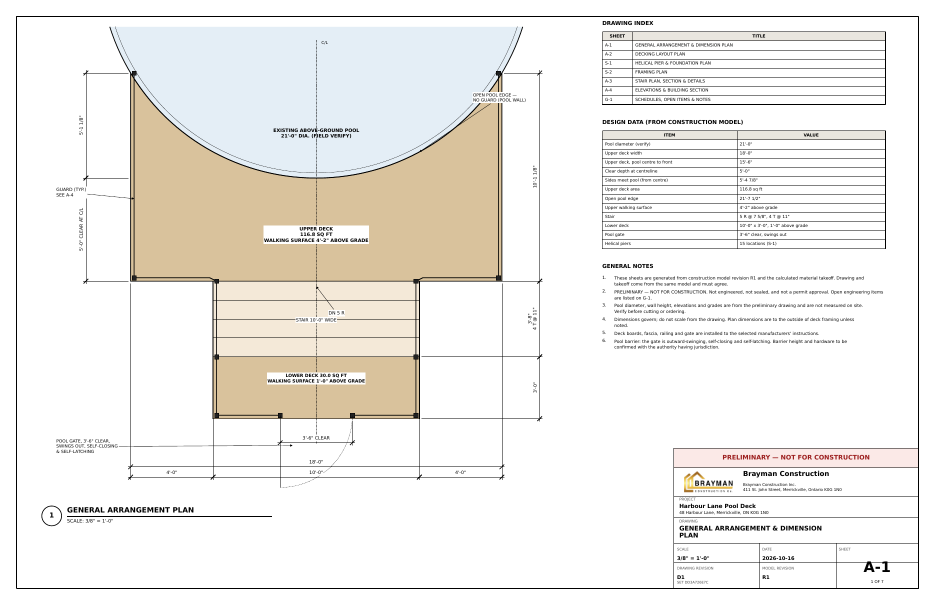
#> input picture docs/storybook/assets/documents/pages/18-construction-drawings-page-1.png, 1870 x 1210 px (shown at 1/2 size)
$ python -i deck.py   (imports and definitions only)
#> lines starting #> are read from the running program, lines starting #| are printed output that depends on the picture
"""Screen-first CalibraytAI Storybook engine (21 Oct 2026).

Feedback: the flipbooks showed letter-size print pages as pictures, two at a time, so body text was ~6-7 px on a laptop.
This engine renders every page as real HTML text on a wide 16:10 page that fills the screen one page at a time.
Type is sized from the page width (body about 22 px on a 13-inch laptop); on a phone the pages reflow into a
scrolling column with fixed, readable sizes. Live calculators are real inputs. Same visual identity: CalibraytAI
navy and gold, Gelasio headings, IBM Plex Sans text, the approved photographs, artwork and actual screens.
"""
import base64, hashlib, html, io, json, os
from PIL import Image

E = html.escape
S = "/tmp/claude-0/-home-claude/93001464-bbef-59f1-b978-132f6dd14297/scratchpad"
FONTS = f"{S}/nbuild/assets"


def _font(fam, w, style, f):
    b = base64.b64encode(open(f"{FONTS}/{f}", "rb").read()).decode()
    return f'@font-face{{font-family:{fam};font-weight:{w};font-style:{style};font-display:swap;src:url(data:font/woff2;base64,{b}) format("woff2")}}'


# [6 lines that did not run here, left out]

_cache = {}


def img(path, w=1800, q=80, crop=None):
    """Embed an image as WebP (photos and screens), resized for the screen."""
#> called with w = 1800, q = 80
    key = (path, w, q, crop)
    if os.environ.get("IMGLOG"):
        open(os.environ["IMGLOG"], "a").write(path + "\n")
    if key in _cache:
        return _cache[key]
    im = Image.open(path)
#> im is the input picture: PIL image 1870x1210 RGB; mean R, G, B 240, 237.9, 234.2
    im = im.convert("RGBA" if im.mode in ("RGBA", "LA", "P") and path.endswith(".png") else "RGB")
    if crop:
        im = im.crop(crop)
    if im.width > w:
        im = im.resize((w, round(im.height * w / im.width)), Image.LANCZOS)
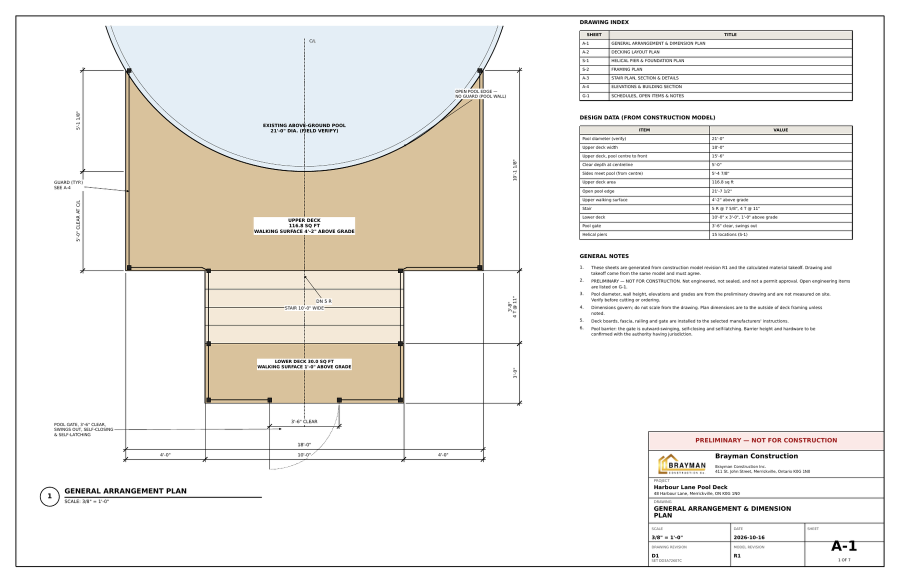
#> im: PIL image 1800x1165 RGB (shown at 1/2 size); mean R, G, B 239.4, 237.4, 233.6
#> (the rest of the program and of its run is left out)
